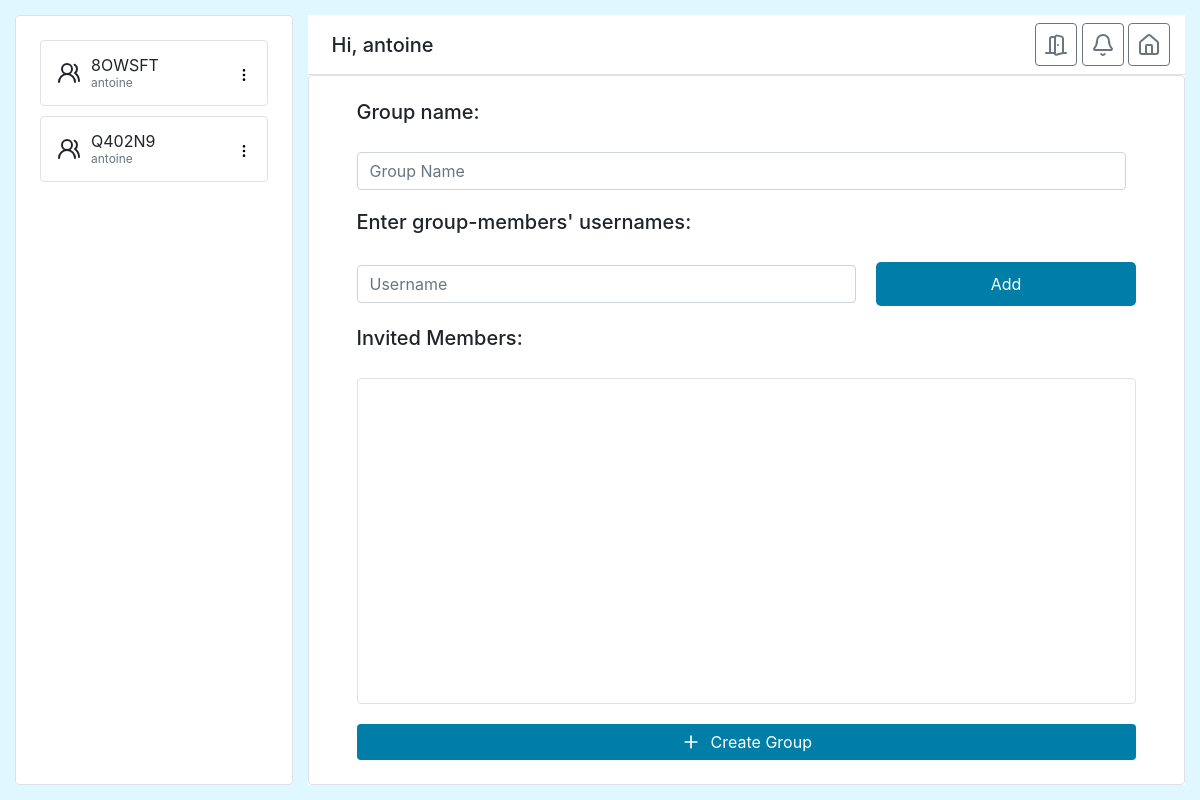
The app's page /creategroup/ (signed in) with its own data.
### myapp/models.py (models this page shows)
class Team(models.Model):
    members=models.ManyToManyField(User)
    name=models.CharField(max_length=100)
    plannedMeetings=models.JSONField(default=list,null=True)
    meetingSuggestions=models.JSONField(default=dict,null=True)

class User(AbstractUser):
    schedule=models.ForeignKey(Schedule,on_delete=models.CASCADE,null=True)
    pdfFile = models.FileField(upload_to='pdfs/', null=True, blank=True)

### myapp/views.py (the view, shortened to what this page needs)
# urls.py: path("creategroup/", views.creategroup, name="creategroup"),
def creategroup(request):
    user_teams = Team.objects.filter(members=request.user)
    return render(request, "creategroup.html", {"teams": user_teams})

### myapp/templates/creategroup.html (shortened to what this page needs)
{% extends "base.html" %}
{% block content %}
<main class="container-fluid" style="height: 100vh; padding: 15px;">
  <div class="row h-100 no-gutters">
    <div class="col-3 h-100 d-none d-md-block" style="padding-right: 15px;">
      <div class="h-100 p-4 border rounded d-flex flex-column" style="gap: 10px;">
        {% if teams %}
          {% for team in teams %}
          <div class="d-flex flex-row align-items-center justify-content-start border rounded p-3 group-card"
               style="gap: 10px; position: relative; cursor: pointer;"
               data-team-id="{{ team.id }}">
            <p style="margin-bottom: 0; line-height: 1;">
              {{ team.name }} <br />
              <span style="font-size: 12px;" class="text-muted">
                {% for member in team.members.all %}{{ member.username }}{% if not forloop.last %}, {% endif %}{% endfor %}
              </span>
            </p>
            <button style="position: absolute; right: 15px; border: none; background-color: transparent; padding-inline: 0;" class="groupSettings" data-team-id="{{ team.id }}">
            </button>
          </div>
          {% endfor %}
        {% endif %}
      </div>
    </div>
    <div class="col-md-9 col-12 h-100 d-flex flex-column" style="background-color: white;">
      <div class="d-flex align-items-center px-4 border-bottom" style="height: 60px; min-height: 60px;">
            <h5 class="mb-0">Hi, {{user.username}}</h5>
                <div style="position: absolute; right: 15px;">
                    <a href="/logout/">
                    <button class="btn btn-outline-secondary p-2" id="exitbutton" onclick="">
                    </button>
                    </a>
                    <button class="btn btn-outline-secondary p-2" id="notificationsButton">
                    </button>
                    <a href="/home/">
                    <button class="btn btn-outline-secondary p-2" id="homebutton">
                    </button>
                    </a>
            </div>
        </div>
      <div class="h-100 border rounded d-flex flex-column p-4 justify-content-center px-5" style="gap: 20px; overflow-y: auto;">
        <h5>Group name:</h5>
        <div class="d-flex flex-row align-items-center justify-content-center" style="gap: 10px;">
          <input type="text" id="groupName" name="groupName" class="form-control" placeholder="Group Name"><br>
        </div>
        <h5>Enter group-members' usernames:</h5>
        <div class="d-flex flex-row align-items-center justify-content-center" style="gap: 10px;">
          <input type="text" id="email" name="email" class="form-control" placeholder="Username"><br>
          <button type="button" id="addButton" class="addButton">Add</button>
        </div>
        <h5>Invited Members:</h5>
        <div id="emailList" class="h-100 border rounded d-flex flex-column p-4 justify-content-center px-5" style="gap: 20px; overflow-y: auto;">
        </div>
        <a href="/home/">
          <button type="submit" class="btn custom-creategroup mt-auto w-100 d-flex align-items-center justify-content-center" style="gap: 10px;" id="createGroup">
              <svg xmlns="http://www.w3.org/2000/svg" width="20" height="20" viewBox="0 0 24 24" fill="none" stroke="currentColor" stroke-width="2" stroke-linecap="round" stroke-linejoin="round" class="lucide lucide-plus-icon lucide-plus"><path d="M5 12h14"/><path d="M12 5v14"/></svg>
              Create Group
          </button>
        </a>
      </div>
    </div>
  </div>
</main>
{% endblock %}

### records on screen
Team: name "8OWSFT"
User: username "antoine"
Team: name "Q402N9"
